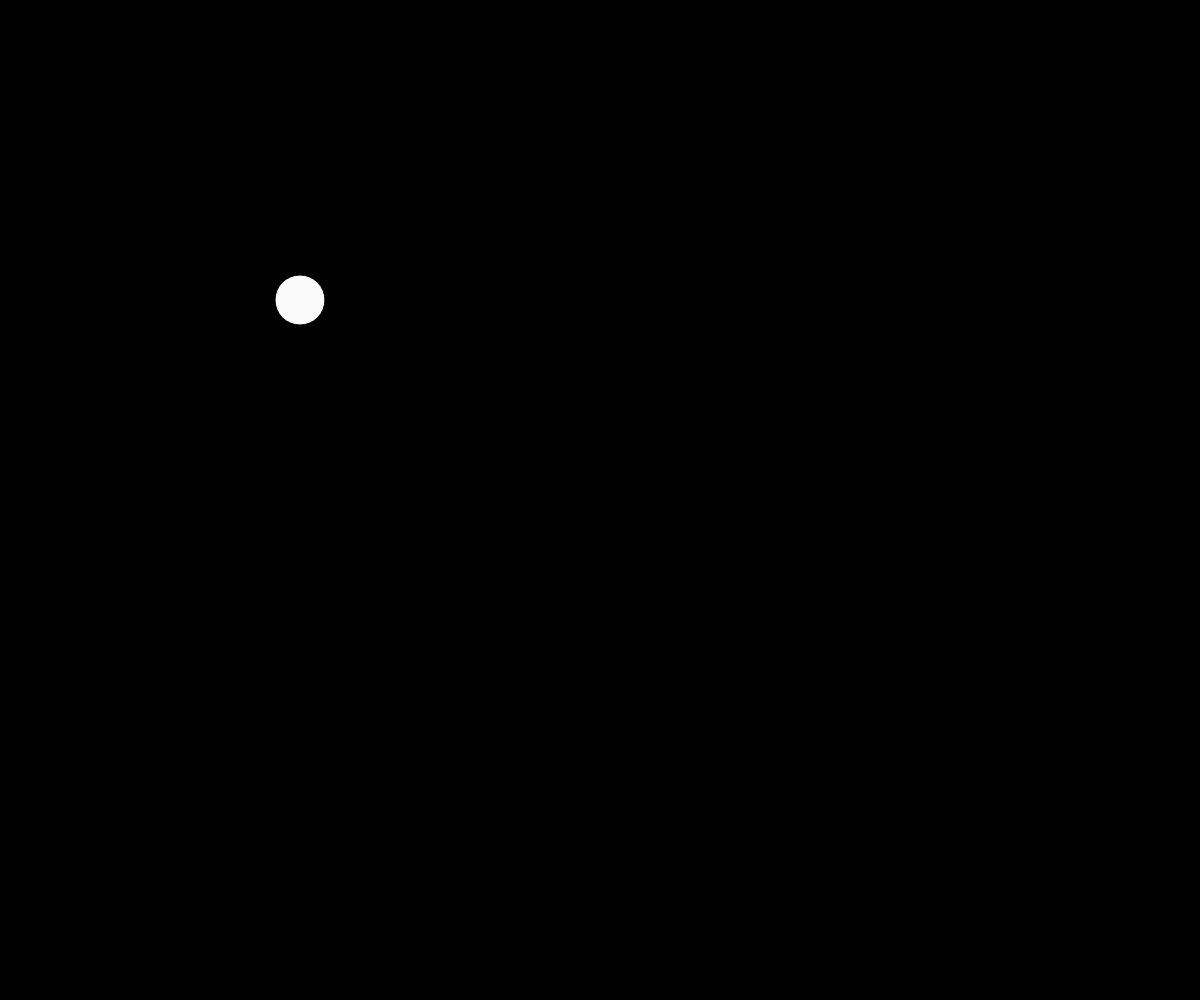
Frame 1 (no input)
Frame 60 (no input): identical to frame 1, image omitted
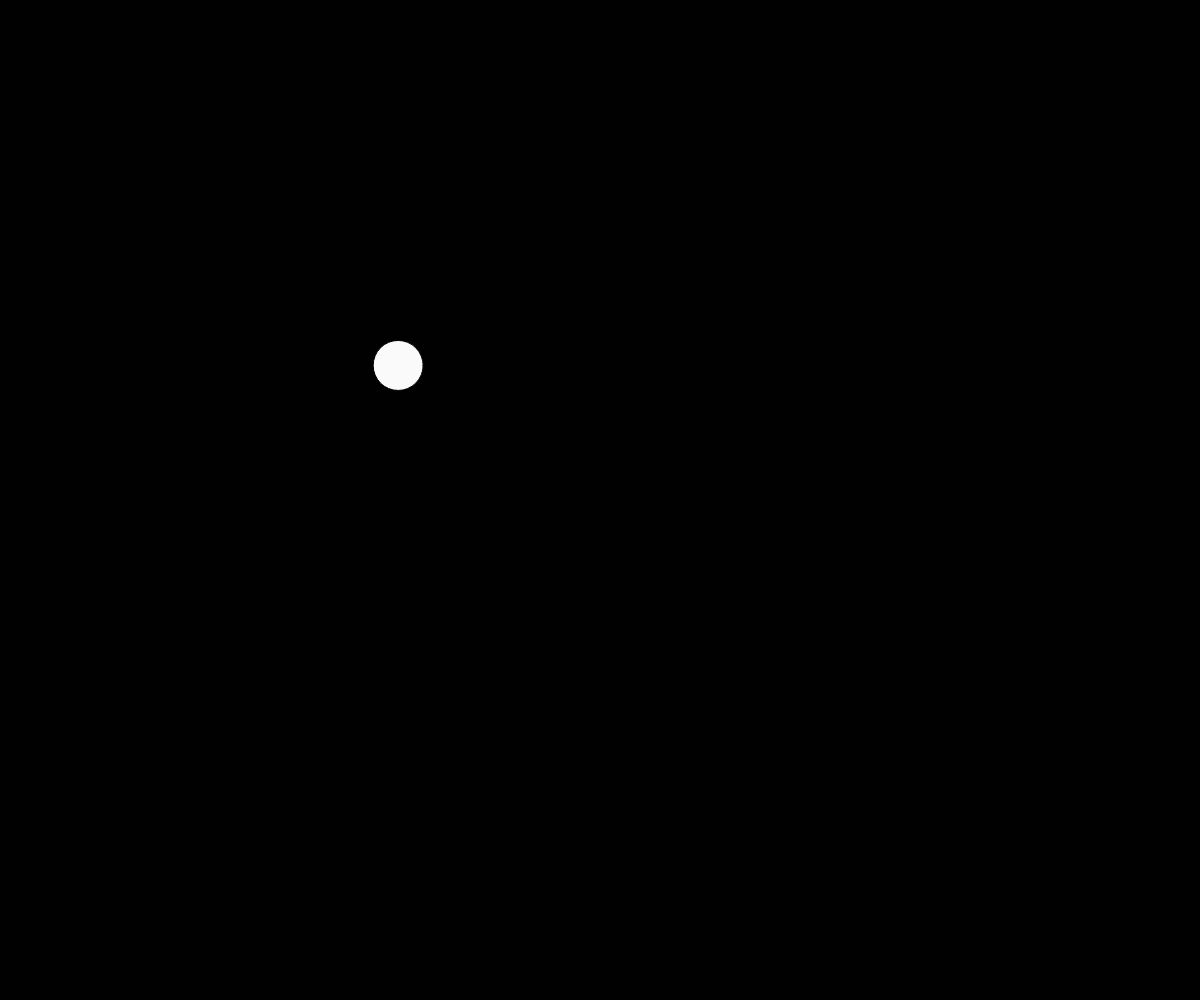
Frame 120 (the mouse pressed at the canvas centre since frame 60)

The p5.js sketch that drew these frames (run headless with seeded random() and noise() and a simulated clock; from frame 60 on, the mouse is pressed at the canvas centre):

// p5.js sketch
// ── sketch.js


var player;
//var x = points[points.length - 1];

function setup() {
	createCanvas(windowWidth, windowHeight);
	player = new Avatar();
}

function draw() {

	background(1);

	player.display();
	
	player.attract(track);	

	player.update();


}


// ── avatar.js


function Avatar(){
	this.pos = createVector(300, 300);
	this.vel = createVector();



	this.display = function(){
		fill(250);
		ellipse(this.pos.x, this.pos.y, 50, 50);
	}
	this.update = function(){
			this.pos.add(this.vel);	
	} 

	this.attract = function(target){
		if(track != undefined){
		var force = p5.Vector.sub(target, this.pos);
		force.setMag(2);

		this.vel = force;
	}
	}
	
}


	





	
// ── tracking.js


//var points = [];
var track;
function mousePressed(){
	track = createVector(mouseX, mouseY);
	return track;
}
